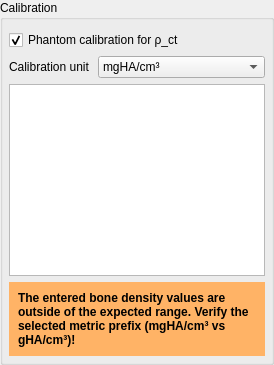
      <widget class="QGroupBox" name="calibrationGroup">
       <property name="minimumSize">
        <size>
         <width>0</width>
         <height>0</height>
        </size>
       </property>
       <property name="title">
        <string>Calibration</string>
       </property>
       <layout class="QVBoxLayout" name="verticalLayout_3">
        <property name="leftMargin">
         <number>6</number>
        </property>
        <property name="topMargin">
         <number>10</number>
        </property>
        <property name="rightMargin">
         <number>6</number>
        </property>
        <property name="bottomMargin">
         <number>6</number>
        </property>
        <item>
         <widget class="QCheckBox" name="automaticFitCheckBox">
          <property name="text">
           <string>Phantom calibration for ρ_ct</string>
          </property>
          <property name="checked">
           <bool>true</bool>
          </property>
         </widget>
        </item>
        <item>
         <widget class="QWidget" name="measurementsWidget" native="true">
          <layout class="QVBoxLayout" name="verticalLayout_4">
           <property name="leftMargin">
            <number>0</number>
           </property>
           <property name="topMargin">
            <number>0</number>
           </property>
           <property name="rightMargin">
            <number>0</number>
           </property>
           <property name="bottomMargin">
            <number>0</number>
           </property>
           <item>
            <widget class="QWidget" name="meshSelector_2" native="true">
             <property name="toolTip">
              <string>&lt;html&gt;&lt;head/&gt;&lt;body&gt;&lt;p&gt;Set the unit of the calibration bone density values. Will automatically get converted to gHA/cm³ before the next step.&lt;/p&gt;&lt;/body&gt;&lt;/html&gt;</string>
             </property>
             <layout class="QHBoxLayout" name="horizontalLayout_18" stretch="1,2">
              <property name="leftMargin">
               <number>0</number>
              </property>
              <property name="topMargin">
               <number>0</number>
              </property>
              <property name="rightMargin">
               <number>0</number>
              </property>
              <property name="bottomMargin">
               <number>0</number>
              </property>
              <item>
               <widget class="QLabel" name="label_16">
                <property name="text">
                 <string>Calibration unit</string>
                </property>
               </widget>
              </item>
              <item>
               <widget class="QmitkDataStorageComboBox" name="unitSelectionComboBox">
                <property name="sizePolicy">
                 <sizepolicy hsizetype="Minimum" vsizetype="Fixed">
                  <horstretch>0</horstretch>
                  <verstretch>0</verstretch>
                 </sizepolicy>
                </property>
                <item>
                 <property name="text">
                  <string>mgHA/cm³</string>
                 </property>
                </item>
                <item>
                 <property name="text">
                  <string>gHA/cm³</string>
                 </property>
                </item>
               </widget>
              </item>
             </layout>
            </widget>
           </item>
           <item>
            <widget class="QTableView" name="calibrationTableView">
             <property name="sizePolicy">
              <sizepolicy hsizetype="Expanding" vsizetype="Minimum">
               <horstretch>0</horstretch>
               <verstretch>0</verstretch>
              </sizepolicy>
             </property>
             <property name="frameShape">
              <enum>QFrame::StyledPanel</enum>
             </property>
             <property name="frameShadow">
              <enum>QFrame::Plain</enum>
             </property>
             <property name="alternatingRowColors">
              <bool>true</bool>
             </property>
             <property name="selectionMode">
              <enum>QAbstractItemView::SingleSelection</enum>
             </property>
             <property name="selectionBehavior">
              <enum>QAbstractItemView::SelectRows</enum>
             </property>
            </widget>
           </item>
          </layout>
         </widget>
        </item>
        <item>
         <widget class="QWidget" name="unitWarningLabel" native="true">
          <property name="styleSheet">
           <string notr="true">QWidget {
	background-color: #ffb366
}</string>
          </property>
          <layout class="QVBoxLayout" name="verticalLayout_13">
           <item>
            <widget class="QLabel" name="unitWarningLabel2">
             <property name="enabled">
              <bool>true</bool>
             </property>
             <property name="styleSheet">
              <string notr="true"/>
             </property>
             <property name="text">
              <string>&lt;html&gt;&lt;head/&gt;&lt;body&gt;&lt;p&gt;&lt;span style=&quot; font-weight:600;&quot;&gt;The entered bone density values are outside of the expected range. Verify the selected metric prefix (mgHA/cm³ vs gHA/cm³)!&lt;/span&gt;&lt;/p&gt;&lt;/body&gt;&lt;/html&gt;</string>
             </property>
             <property name="wordWrap">
              <bool>true</bool>
             </property>
            </widget>
           </item>
          </layout>
         </widget>
        </item>
       </layout>
      </widget>
